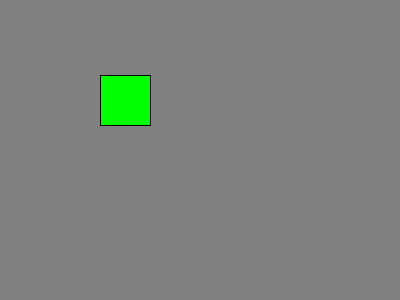
Frame 1 (no input)
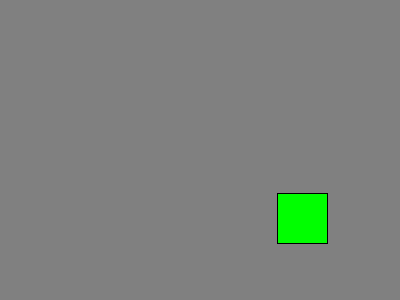
Frame 60 (the mouse pressed at the canvas centre just before this capture)
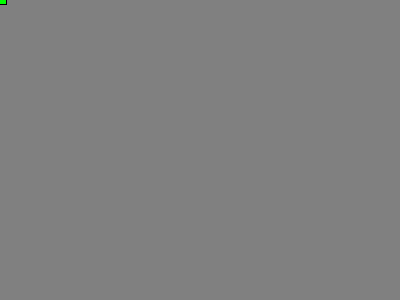
Frame 120 (the mouse held since frame 60 and released just before this capture)

The Processing sketch that drew these frames (run headless with seeded random() and noise(); from frame 60 on, the mouse is pressed at the canvas centre):

// Processing sketch: Creating_Classes
// ── Creating_Classes.pde
randomSquare newSquare;   // create variable using class

void setup()
{
  size(400,300);
  newSquare = new randomSquare(width/4, height/4, 3,2);  // call variables from the class
}

void draw()
{
  background(128);
  newSquare.drawRect();  // call created variable for class.funtions for class
  newSquare.moveRect();
}

class randomSquare      // class + className
{
  int rectX, rectY, speedX, speedY;     // create variables(Data)

  randomSquare(int Xinput, int Yinput, int SpeedinputX, int SpeedinputY)  // initialize variables (Constructor) (create inputs for function)
  {
    rectX = Xinput;
    rectY = Yinput;
    speedX = SpeedinputX;
    speedY = SpeedinputY;
  }

  void drawRect()         // funtionallity 
  {
    fill(0, 255, 0);
    rect(rectX, rectY, 50, 50);
  }

  void moveRect()
  {
    rectX += speedX;
    rectY += speedY;
    if (rectX >= width+50 || rectY >= height+50)
    {
      rectX = -50;
      rectY = -50;
    }
  }
}
